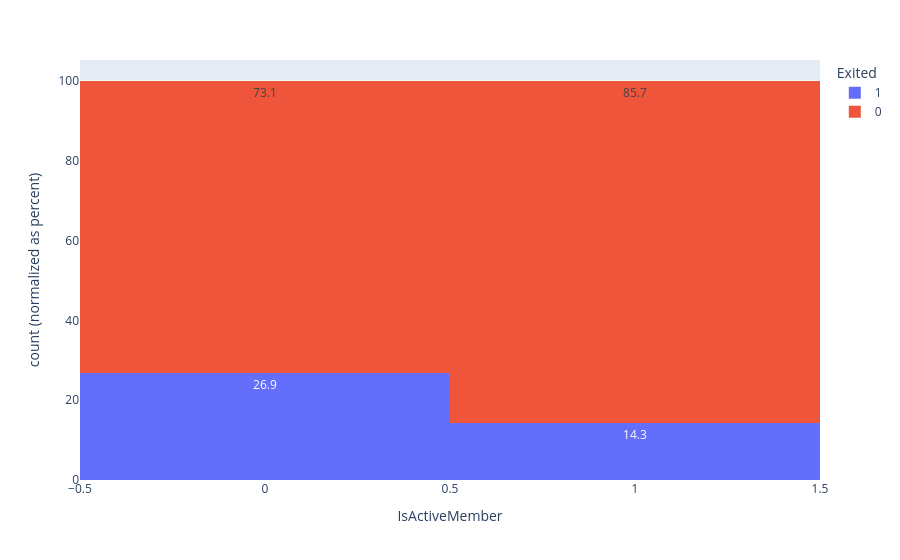

The cell this chart's notebook holds for it:
### Markdown cell above
#### Clientes ativos

### Code cell
grafico = px.histogram(tabela, x='IsActiveMember', color='Exited',
                        barnorm='percent', text_auto='.1f')

grafico.show()

grafico.write_image('imagens/atividade_x_cancelamento.png')

### Figure 1 — Plotly figure (JSON) as saved in the notebook; plotly's stock layout.template omitted (floating-point values rounded to 4 significant figures; data arrays with more than 128 entries replaced by an {"elided": "..."} marker saying what was removed)
{"data": [{"bingroup": "x", "hovertemplate": "Exited=1<br>IsActiveMember=%{x}<br>count (normalized as percent)=%{y}<extra></extra>", "legendgroup": "1", "marker": {"color": "#636efa", "pattern": {"shape": ""}}, "name": "1", "orientation": "v", "showlegend": true, "texttemplate": "%{value:.1f}", "type": "histogram", "x": {"elided": "2037 int values"}, "xaxis": "x", "yaxis": "y"}, {"bingroup": "x", "hovertemplate": "Exited=0<br>IsActiveMember=%{x}<br>count (normalized as percent)=%{y}<extra></extra>", "legendgroup": "0", "marker": {"color": "#EF553B", "pattern": {"shape": ""}}, "name": "0", "orientation": "v", "showlegend": true, "texttemplate": "%{value:.1f}", "type": "histogram", "x": {"elided": "7963 int values"}, "xaxis": "x", "yaxis": "y"}], "layout": {"barmode": "relative", "barnorm": "percent", "legend": {"title": {"text": "Exited"}, "tracegroupgap": 0}, "margin": {"t": 60}, "xaxis": {"anchor": "y", "domain": [0, 1], "title": {"text": "IsActiveMember"}}, "yaxis": {"anchor": "x", "domain": [0, 1], "title": {"text": "count (normalized as percent)"}}}}
